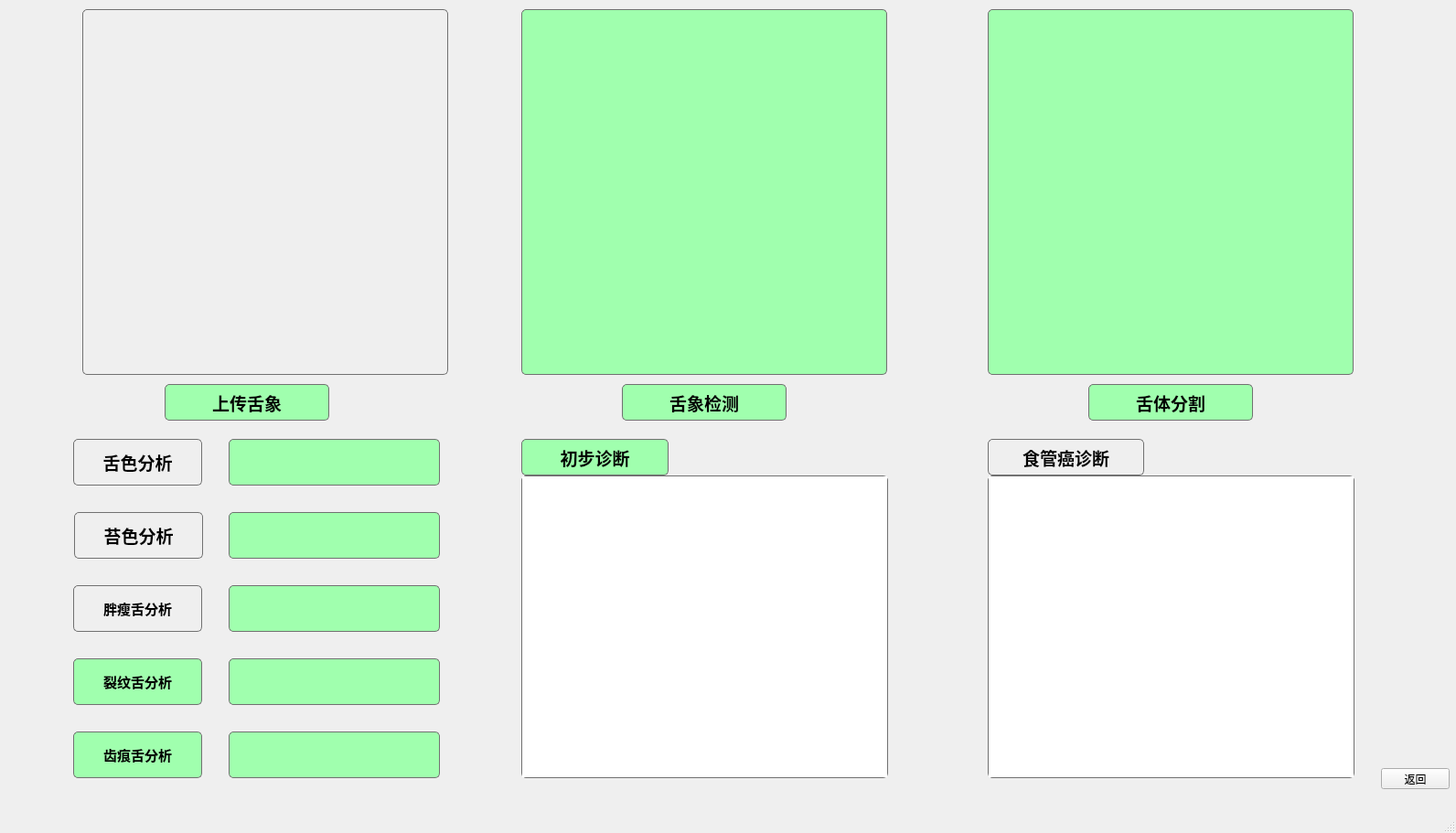
<?xml version="1.0" encoding="UTF-8"?>
<ui version="4.0">
 <class>MainWindow</class>
 <widget class="QMainWindow" name="MainWindow">
  <property name="geometry">
   <rect>
    <x>0</x>
    <y>0</y>
    <width>1592</width>
    <height>911</height>
   </rect>
  </property>
  <property name="windowTitle">
   <string>欢迎来到智能舌诊系统！</string>
  </property>
  <property name="styleSheet">
   <string notr="true">background-image:url(F:/PythonWorkspace/unet_keras/back2.jpg)</string>
  </property>
  <widget class="QWidget" name="centralwidget">
   <widget class="QPushButton" name="loadtongue">
    <property name="geometry">
     <rect>
      <x>180</x>
      <y>420</y>
      <width>180</width>
      <height>40</height>
     </rect>
    </property>
    <property name="font">
     <font>
      <pointsize>14</pointsize>
      <weight>75</weight>
      <bold>true</bold>
     </font>
    </property>
    <property name="styleSheet">
     <string notr="true">	border:1px solid #717171;
	border-radius:5px;
	background-color:rgb(160, 255, 174)
</string>
    </property>
    <property name="text">
     <string>上传舌象</string>
    </property>
   </widget>
   <widget class="QLabel" name="uesr_tongue">
    <property name="geometry">
     <rect>
      <x>90</x>
      <y>10</y>
      <width>400</width>
      <height>400</height>
     </rect>
    </property>
    <property name="styleSheet">
     <string notr="true">

	border:1px solid #717171;
	border-radius:5px;</string>
    </property>
    <property name="text">
     <string/>
    </property>
   </widget>
   <widget class="QPushButton" name="segtongue">
    <property name="geometry">
     <rect>
      <x>1190</x>
      <y>420</y>
      <width>180</width>
      <height>40</height>
     </rect>
    </property>
    <property name="font">
     <font>
      <pointsize>14</pointsize>
      <weight>75</weight>
      <bold>true</bold>
     </font>
    </property>
    <property name="styleSheet">
     <string notr="true">	border:1px solid #717171;
	border-radius:5px;
	background-color:rgb(160, 255, 174)
</string>
    </property>
    <property name="text">
     <string>舌体分割</string>
    </property>
   </widget>
   <widget class="QLabel" name="segoutput">
    <property name="geometry">
     <rect>
      <x>1080</x>
      <y>10</y>
      <width>400</width>
      <height>400</height>
     </rect>
    </property>
    <property name="styleSheet">
     <string notr="true">	border:1px solid #717171;
	border-radius:5px;
	background-color:rgb(160, 255, 174)
</string>
    </property>
    <property name="text">
     <string/>
    </property>
   </widget>
   <widget class="QPushButton" name="tongue_colorButton">
    <property name="geometry">
     <rect>
      <x>80</x>
      <y>480</y>
      <width>141</width>
      <height>51</height>
     </rect>
    </property>
    <property name="font">
     <font>
      <pointsize>14</pointsize>
      <weight>75</weight>
      <bold>true</bold>
     </font>
    </property>
    <property name="styleSheet">
     <string notr="true">border:1px solid #717171;
	border-radius:5px;
background-image:url(F:/PythonWorkspace/unet_keras/back2.jpg)</string>
    </property>
    <property name="text">
     <string>舌色分析</string>
    </property>
   </widget>
   <widget class="QPushButton" name="tai_colorButton">
    <property name="geometry">
     <rect>
      <x>81</x>
      <y>560</y>
      <width>141</width>
      <height>51</height>
     </rect>
    </property>
    <property name="font">
     <font>
      <pointsize>14</pointsize>
      <weight>75</weight>
      <bold>true</bold>
     </font>
    </property>
    <property name="styleSheet">
     <string notr="true">	
	border:1px solid #717171;
	border-radius:5px;</string>
    </property>
    <property name="text">
     <string>苔色分析</string>
    </property>
   </widget>
   <widget class="QPushButton" name="tongue_shapeButton">
    <property name="geometry">
     <rect>
      <x>80</x>
      <y>640</y>
      <width>141</width>
      <height>51</height>
     </rect>
    </property>
    <property name="font">
     <font>
      <pointsize>11</pointsize>
      <weight>75</weight>
      <bold>true</bold>
     </font>
    </property>
    <property name="styleSheet">
     <string notr="true">	
	border:1px solid #717171;
	border-radius:5px;
</string>
    </property>
    <property name="text">
     <string>胖瘦舌分析</string>
    </property>
   </widget>
   <widget class="QPushButton" name="suggestionBtn">
    <property name="geometry">
     <rect>
      <x>570</x>
      <y>480</y>
      <width>161</width>
      <height>40</height>
     </rect>
    </property>
    <property name="font">
     <font>
      <pointsize>14</pointsize>
      <weight>75</weight>
      <bold>true</bold>
     </font>
    </property>
    <property name="styleSheet">
     <string notr="true">	border:1px solid #717171;
	border-radius:5px;
	background-color:rgb(160, 255, 174)
</string>
    </property>
    <property name="text">
     <string>初步诊断</string>
    </property>
   </widget>
   <widget class="QLabel" name="tongue_color">
    <property name="geometry">
     <rect>
      <x>250</x>
      <y>480</y>
      <width>231</width>
      <height>51</height>
     </rect>
    </property>
    <property name="font">
     <font>
      <pointsize>10</pointsize>
      <weight>75</weight>
      <bold>true</bold>
     </font>
    </property>
    <property name="styleSheet">
     <string notr="true">	border:1px solid #717171;
	border-radius:5px;
	background-color:rgb(160, 255, 174)
</string>
    </property>
    <property name="text">
     <string/>
    </property>
   </widget>
   <widget class="QLabel" name="tai_color">
    <property name="geometry">
     <rect>
      <x>250</x>
      <y>560</y>
      <width>231</width>
      <height>51</height>
     </rect>
    </property>
    <property name="font">
     <font>
      <pointsize>10</pointsize>
      <weight>75</weight>
      <bold>true</bold>
     </font>
    </property>
    <property name="styleSheet">
     <string notr="true">	border:1px solid #717171;
	border-radius:5px;
	background-color:rgb(160, 255, 174)
</string>
    </property>
    <property name="text">
     <string/>
    </property>
   </widget>
   <widget class="QLabel" name="tongue_shape">
    <property name="geometry">
     <rect>
      <x>250</x>
      <y>640</y>
      <width>231</width>
      <height>51</height>
     </rect>
    </property>
    <property name="font">
     <font>
      <pointsize>10</pointsize>
      <weight>75</weight>
      <bold>true</bold>
     </font>
    </property>
    <property name="styleSheet">
     <string notr="true">	border:1px solid #717171;
	border-radius:5px;
	background-color:rgb(160, 255, 174)
</string>
    </property>
    <property name="text">
     <string/>
    </property>
   </widget>
   <widget class="QPushButton" name="tongue_shapeButton2">
    <property name="geometry">
     <rect>
      <x>80</x>
      <y>720</y>
      <width>141</width>
      <height>51</height>
     </rect>
    </property>
    <property name="font">
     <font>
      <pointsize>11</pointsize>
      <weight>75</weight>
      <bold>true</bold>
     </font>
    </property>
    <property name="styleSheet">
     <string notr="true">	border:1px solid #717171;
	border-radius:5px;
	background-color:rgb(160, 255, 174)
</string>
    </property>
    <property name="text">
     <string>裂纹舌分析</string>
    </property>
   </widget>
   <widget class="QLabel" name="tongue_shape2">
    <property name="geometry">
     <rect>
      <x>250</x>
      <y>720</y>
      <width>231</width>
      <height>51</height>
     </rect>
    </property>
    <property name="font">
     <font>
      <pointsize>10</pointsize>
      <weight>75</weight>
      <bold>true</bold>
     </font>
    </property>
    <property name="styleSheet">
     <string notr="true">	border:1px solid #717171;
	border-radius:5px;
	background-color:rgb(160, 255, 174)
</string>
    </property>
    <property name="text">
     <string/>
    </property>
   </widget>
   <widget class="QPushButton" name="tongue_shapeButton3">
    <property name="geometry">
     <rect>
      <x>80</x>
      <y>800</y>
      <width>141</width>
      <height>51</height>
     </rect>
    </property>
    <property name="font">
     <font>
      <pointsize>11</pointsize>
      <weight>75</weight>
      <bold>true</bold>
     </font>
    </property>
    <property name="styleSheet">
     <string notr="true">	border:1px solid #717171;
	border-radius:5px;
	background-color:rgb(160, 255, 174)
</string>
    </property>
    <property name="text">
     <string>齿痕舌分析</string>
    </property>
   </widget>
   <widget class="QLabel" name="tongue_shape3">
    <property name="geometry">
     <rect>
      <x>250</x>
      <y>800</y>
      <width>231</width>
      <height>51</height>
     </rect>
    </property>
    <property name="font">
     <font>
      <pointsize>10</pointsize>
      <weight>75</weight>
      <bold>true</bold>
     </font>
    </property>
    <property name="styleSheet">
     <string notr="true">	border:1px solid #717171;
	border-radius:5px;
	background-color:rgb(160, 255, 174)
</string>
    </property>
    <property name="text">
     <string/>
    </property>
   </widget>
   <widget class="QLabel" name="tongue_recognition">
    <property name="geometry">
     <rect>
      <x>570</x>
      <y>10</y>
      <width>400</width>
      <height>400</height>
     </rect>
    </property>
    <property name="styleSheet">
     <string notr="true">	border:1px solid #717171;
	border-radius:5px;
	background-color:rgb(160, 255, 174)
</string>
    </property>
    <property name="text">
     <string/>
    </property>
   </widget>
   <widget class="QPushButton" name="tongue_recoButton">
    <property name="geometry">
     <rect>
      <x>680</x>
      <y>420</y>
      <width>180</width>
      <height>40</height>
     </rect>
    </property>
    <property name="font">
     <font>
      <pointsize>14</pointsize>
      <weight>75</weight>
      <bold>true</bold>
     </font>
    </property>
    <property name="styleSheet">
     <string notr="true">	border:1px solid #717171;
	border-radius:5px;
	background-color:rgb(160, 255, 174)
</string>
    </property>
    <property name="text">
     <string>舌象检测</string>
    </property>
   </widget>
   <widget class="QTextBrowser" name="sugtext">
    <property name="geometry">
     <rect>
      <x>570</x>
      <y>520</y>
      <width>401</width>
      <height>331</height>
     </rect>
    </property>
    <property name="font">
     <font>
      <pointsize>10</pointsize>
      <weight>75</weight>
      <bold>true</bold>
     </font>
    </property>
    <property name="styleSheet">
     <string notr="true">border:1px solid #717171;
	border-radius:5px;
background-image:url(F:/PythonWorkspace/unet_keras/back2.jpg);</string>
    </property>
   </widget>
   <widget class="QPushButton" name="esophagus_btn">
    <property name="geometry">
     <rect>
      <x>1080</x>
      <y>480</y>
      <width>171</width>
      <height>40</height>
     </rect>
    </property>
    <property name="font">
     <font>
      <pointsize>14</pointsize>
      <weight>75</weight>
      <bold>true</bold>
     </font>
    </property>
    <property name="styleSheet">
     <string notr="true">border:1px solid #717171;
	border-radius:5px;</string>
    </property>
    <property name="text">
     <string>食管癌诊断</string>
    </property>
   </widget>
   <widget class="QTextBrowser" name="esophagus_sug">
    <property name="geometry">
     <rect>
      <x>1080</x>
      <y>520</y>
      <width>401</width>
      <height>331</height>
     </rect>
    </property>
    <property name="font">
     <font>
      <pointsize>10</pointsize>
      <weight>75</weight>
      <bold>true</bold>
     </font>
    </property>
    <property name="styleSheet">
     <string notr="true">border:1px solid #717171;
	border-radius:5px;
</string>
    </property>
   </widget>
   <widget class="QPushButton" name="back_btn">
    <property name="geometry">
     <rect>
      <x>1510</x>
      <y>840</y>
      <width>75</width>
      <height>23</height>
     </rect>
    </property>
    <property name="text">
     <string>返回</string>
    </property>
   </widget>
   <zorder>uesr_tongue</zorder>
   <zorder>loadtongue</zorder>
   <zorder>segtongue</zorder>
   <zorder>segoutput</zorder>
   <zorder>tongue_colorButton</zorder>
   <zorder>tai_colorButton</zorder>
   <zorder>tongue_shapeButton</zorder>
   <zorder>suggestionBtn</zorder>
   <zorder>tongue_color</zorder>
   <zorder>tai_color</zorder>
   <zorder>tongue_shape</zorder>
   <zorder>tongue_shapeButton2</zorder>
   <zorder>tongue_shape2</zorder>
   <zorder>tongue_shapeButton3</zorder>
   <zorder>tongue_shape3</zorder>
   <zorder>tongue_recognition</zorder>
   <zorder>tongue_recoButton</zorder>
   <zorder>sugtext</zorder>
   <zorder>esophagus_btn</zorder>
   <zorder>esophagus_sug</zorder>
   <zorder>back_btn</zorder>
  </widget>
  <widget class="QMenuBar" name="menubar">
   <property name="geometry">
    <rect>
     <x>0</x>
     <y>0</y>
     <width>1592</width>
     <height>22</height>
    </rect>
   </property>
  </widget>
  <widget class="QStatusBar" name="statusbar"/>
 </widget>
 <resources/>
 <connections/>
</ui>
